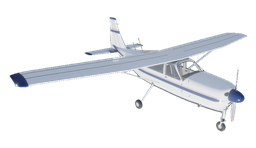
#> input picture assets/aircraft/c172.png, 256 x 148 px, shrunk from 680 x 392 before the run, found by its file name
$ python c172_liveries.py assets/aircraft/c172.png assets/aircraft/c172_liveries
#> lines starting #> are read from the running program, lines starting #| are printed output that depends on the picture
# Usage: python3 assets/aircraft/c172_liveries.py assets/aircraft/c172.png assets/aircraft/c172_liveries
# (c172.png itself is the navy & red picture; rerun after re-shooting it or
# changing c172::LIVERIES, whose colours are repeated in L below.)
# Makes one aircraft-picker picture per Cessna scheme from assets/aircraft/c172.png
# (painted in the original navy & red). Painted pixels are found by colour
# (navy: blue well above red, dropping one-pixel panel seams; red: red above
# green and blue). Each is moved in OKLab by the difference between the
# picture's typical navy (or red) and the new paint seen in the same light,
# which keeps its shading and reflections.
import sys, statistics
from PIL import Image, ImageFilter
src, out = sys.argv[1], sys.argv[2]
def s2l(c): c/=255; return c/12.92 if c<=0.04045 else ((c+0.055)/1.055)**2.4
def l2s(c): c=max(0,min(1,c)); return round(255*(c*12.92 if c<=0.0031308 else 1.055*c**(1/2.4)-0.055))
def ss(a,b,x): t=max(0,min(1,(x-a)/(b-a))); return t*t*(3-2*t)
def lab(c):
    r,g,b=c
    l=(0.4122214708*r+0.5363325363*g+0.0514459929*b)**(1/3); m=(0.2119034982*r+0.6806995451*g+0.1073969566*b)**(1/3); s=(0.0883024619*r+0.2817188376*g+0.6299787005*b)**(1/3)
    return (0.2104542553*l+0.7936177850*m-0.0040720468*s, 1.9779984951*l-2.4285922050*m+0.4505937099*s, 0.0259040371*l+0.7827717662*m-0.8086757660*s)
def rgb(L):
    l_=L[0]+0.3963377774*L[1]+0.2158037573*L[2]; m_=L[0]-0.1055613458*L[1]-0.0638541728*L[2]; s_=L[0]-0.0894841775*L[1]-1.2914855480*L[2]
    l,m,s=l_**3,m_**3,s_**3
    return (4.0767416621*l-3.3077115913*m+0.2309699292*s, -1.2684380046*l+2.6097574011*m-0.3413193965*s, -0.0041960863*l-0.7034186147*m+1.7076127010*s)
Y=lambda c: 0.2126*c[0]+0.7152*c[1]+0.0722*c[2]
W=(0.80,0.80,0.78); N=(0.010,0.024,0.075); R=(0.34,0.018,0.012)
L=[("none",None),("navy",(N,R)),("royal",((0.025,0.12,0.48),(0.20,0.45,0.80))),("green",((0.035,0.22,0.12),(0.86,0.68,0.12))),("burgundy",((0.30,0.025,0.075),(0.88,0.72,0.48)))]
im=Image.open(src).convert("RGBA"); px=im.load(); w,h=im.size
#> further down, im is the input picture: PIL image 256x148 RGBA; mean R, G, B, A 39.6, 41.4, 44.2, 49.9
#> after `w, h = im.size`: w = 256; h = 148
mn=Image.new("L",(w,h)); mr=Image.new("L",(w,h)); pn=mn.load(); pr=mr.load()
#> after `mn = Image.new('L', (w, h))`: mn: PIL image 256x148 L; every value is 0
for y in range(h):
    for x in range(w):
        r,g,b,al=px[x,y]
        if al==0: continue
        mx=max(r,g,b,1)
        pn[x,y]=round(255*ss(0.15,0.22,(b-r)/mx)); pr[x,y]=round(255*ss(0.025,0.07,(r-max(g,b))/mx))
# (one-pixel seams out; then a pixel more all round, for the edges' blend)
mn=mn.filter(ImageFilter.MinFilter(3)).filter(ImageFilter.MaxFilter(3))
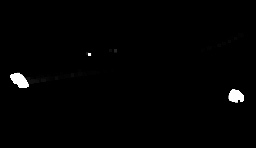
#> mn: PIL image 256x148 L; min 0, max 255, mean 2.5
# only where the original is bluish/reddish at all, so the growth stays on paint
raw=im.convert("RGB")
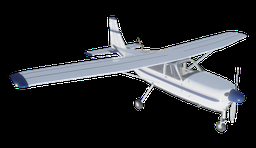
#> raw: PIL image 256x148 RGB; mean R, G, B 39.6, 41.4, 44.2
def grow(m, test):
    g=m.filter(ImageFilter.MaxFilter(3)); gp=g.load(); mp=m.load(); rp=raw.load()
    for y in range(h):
        for x in range(w):
            if gp[x,y]>mp[x,y] and not test(*rp[x,y]): gp[x,y]=mp[x,y]
    return g
mn=grow(mn, lambda r,g,b: b-r>4); mr=grow(mr, lambda r,g,b: r-max(g,b)>3)
#> in grow (call 2), `g = m.filter(ImageFilter.MaxFilter(3))`:
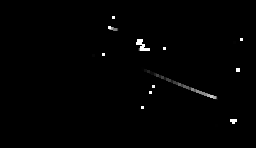
#> g: PIL image 256x148 L; min 0, max 255, mean 2
pn=mn.load(); pr=mr.load()
def ref(mask,thr=250):
    ls=[lab([s2l(v) for v in px[x,y][:3]]) for y in range(h) for x in range(w) if mask[x,y]>=thr and px[x,y][3]==255]
    return tuple(statistics.median(c[i] for c in ls) for i in range(3)), len(ls)
import math
# The white paint around each painted pixel (in the same light): OKLab of the
# unpainted, light, opaque pixels nearby, averaged.
R_=14
acc=[[0.0]*4 for _ in range(w*h)]
lw=[[None]*w for _ in range(h)]
src_l=[[None]*w for _ in range(h)]
for y in range(h):
    for x in range(w):
        r,g,b,al=px[x,y]
        if al==255 and pn[x,y]==0 and pr[x,y]==0:
            c=lab([s2l(r),s2l(g),s2l(b)])
            if c[0]>0.8: src_l[y][x]=c
# summed-area tables
def sat(f):
    T=[[0.0]*(w+1) for _ in range(h+1)]
    for y in range(h):
        row=0.0
        for x in range(w):
            row+=f(x,y); T[y+1][x+1]=T[y][x+1]+row
    return T
Ts=[sat(lambda x,y,i=i: src_l[y][x][i] if src_l[y][x] else 0.0) for i in range(3)]
Tn=sat(lambda x,y: 1.0 if src_l[y][x] else 0.0)
def box(T,x,y,r):
    x0,y0,x1,y1=max(0,x-r),max(0,y-r),min(w,x+r+1),min(h,y+r+1)
    return T[y1][x1]-T[y0][x1]-T[y1][x0]+T[y0][x0]
def local_white(x,y):
    r=R_
    while r<200:
        n=box(Tn,x,y,r)
        if n>=20: return tuple(box(Ts[i],x,y,r)/n for i in range(3))
        r*=2
    return lab([s2l(v) for v in (228,230,232)])
def C(c): return math.hypot(c[1],c[2])
LW,LN,LR=lab(W),lab(N),lab(R)
for name,sch in L:
    o=im.copy(); op=o.load()
    for y in range(h):
        for x in range(w):
            a,b_=pn[x,y]/255, pr[x,y]/255
            if a<=0 and b_<=0: continue
            r,g,b,al=px[x,y]; lin=[s2l(r),s2l(g),s2l(b)]; P=lab(lin)
            lwc=local_white(x,y)
            if a>=b_: m,base,which=a,LN,0
            else: m,base,which=b_,LR,1
            T=LW if sch is None else lab(sch[which])
            ql=min(lwc[0], P[0]*(T[0]/base[0]))
            if sch is None: qa,qb=lwc[1],lwc[2]
            else:
                c=C(P)*C(T)/max(C(base),1e-6); h_=math.atan2(T[2],T[1])
                qa,qb=c*math.cos(h_),c*math.sin(h_)
            new=rgb((ql,qa,qb))
            op[x,y]=tuple(l2s(lin[i]*(1-m)+new[i]*m) for i in range(3))+(al,)
    if sch is None:
        # No scheme is no paint: the white airframe (light, near-grey pixels)
        # turned to bare aluminium (shader: 0.62, 0.63, 0.65, metallic), its
        # lightness scaled down and given a cool cast, so it
        # reads as metal rather than white paint.
        AL=lab((0.62,0.63,0.65)); k=AL[0]/LW[0]
        for y in range(h):
            for x in range(w):
                r,g,b,al=op[x,y]
                if al==0: continue
                lin=[s2l(r),s2l(g),s2l(b)]; P=lab(lin)
                m=ss(0.55,0.75,P[0])*(1-ss(0.03,0.06,C(P)))
                if m<=0: continue
                ql=max(0,min(1,P[0]*k*0.94-0.04))
                new=rgb((ql,P[1]*0.5+AL[1],P[2]*0.5+AL[2]-0.006))
                op[x,y]=tuple(l2s(lin[i]*(1-m)+new[i]*m) for i in range(3))+(al,)
    if name != "navy": o.save(f"{out}/c172_{name}.png", optimize=True)
#> this loop made 5 passes
#> pass 1, `if name != "navy": o.save(f"{out}/c172_{name}.png", optimize=True)`:
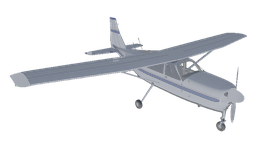
#> saved as c172_none.png: PIL image 256x148 RGBA; mean R, G, B, A 32.5, 34, 36.7, 49.9; transparent parts drawn white

$ run again, with assets/aircraft/747.png copied over assets/aircraft/c172.png
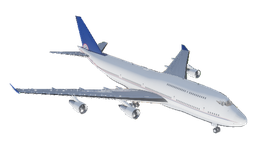
#> input picture assets/aircraft/747.png, 256 x 148 px, shrunk from 680 x 392 before the run, found by its file name
#> im is the input picture: PIL image 256x148 RGBA; mean R, G, B, A 36.3, 38, 41.1, 48.3
#> in grow (call 2), `g = m.filter(ImageFilter.MaxFilter(3))`:
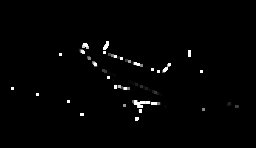
#> g: PIL image 256x148 L; min 0, max 255, mean 3.4
#> after the loop `for name,sch in L:`:
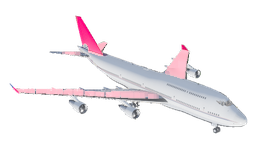
#> o: PIL image 256x148 RGBA; mean R, G, B, A 43.8, 40, 42.9, 48.3; transparent parts drawn white

$ run again, with assets/aircraft/dr400.png copied over assets/aircraft/c172.png
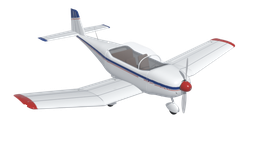
#> input picture assets/aircraft/dr400.png, 256 x 148 px, shrunk from 680 x 392 before the run, found by its file name
#> im is the input picture: PIL image 256x148 RGBA; mean R, G, B, A 45.3, 44.9, 46.2, 50.8
#> `mr = grow(mr, lambda r, g, b: r - max(g, b) > 3)`:
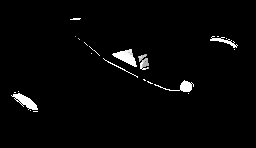
#> mr: PIL image 256x148 L; min 0, max 255, mean 5.8
#> after the loop `for name,sch in L:`:
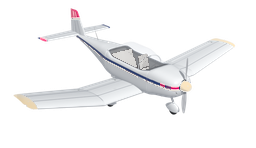
#> o: PIL image 256x148 RGBA; mean R, G, B, A 47.7, 47.7, 48.6, 50.8; transparent parts drawn white
